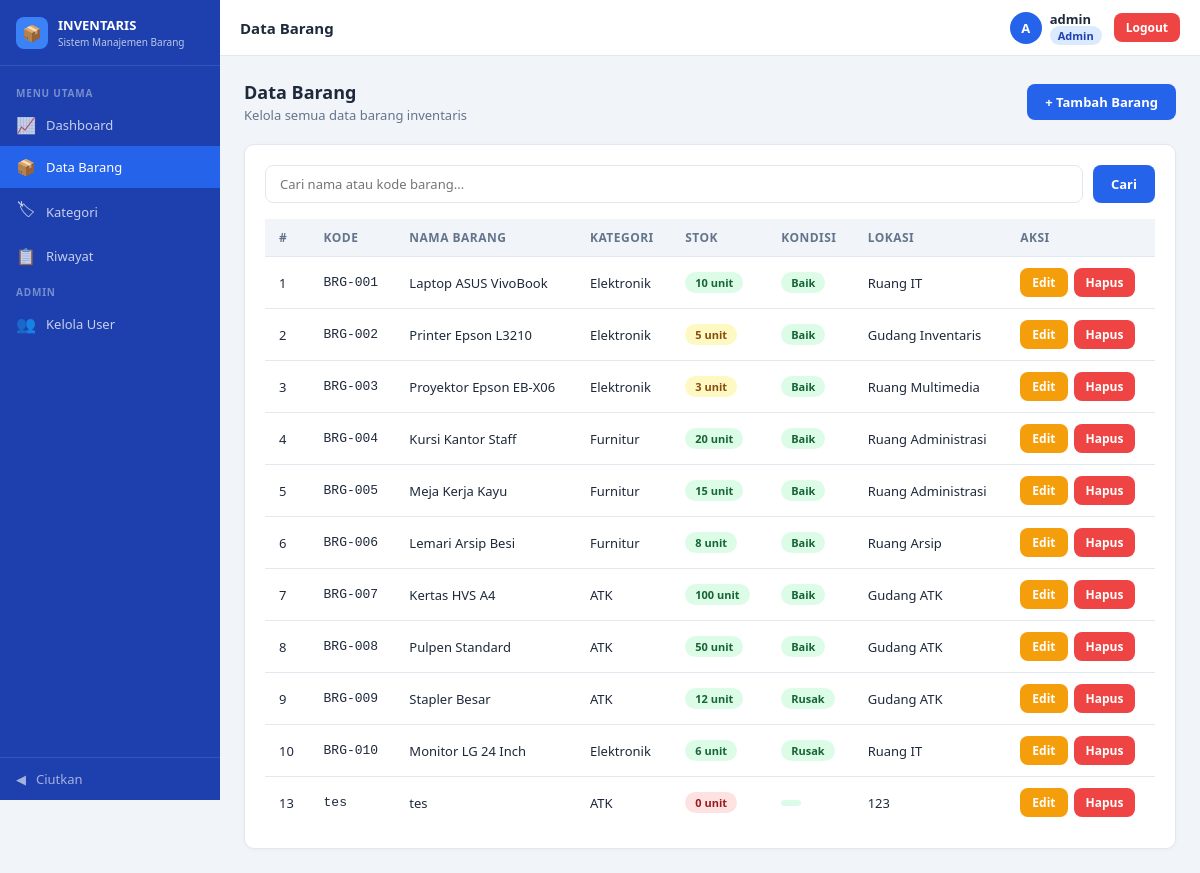
/admin/barang.php (signed in), run on the app's committed database.
### tables this page shows
CREATE TABLE `barang` (
  `id_barang` int(11) NOT NULL,
  `kode_barang` varchar(50) NOT NULL,
  `nama_barang` varchar(100) NOT NULL,
  `stok` int(11) NOT NULL,
  `satuan` varchar(50) NOT NULL DEFAULT 'pcs',
  `kondisi` enum('Baik','Rusak') NOT NULL,
  `lokasi` varchar(100) NOT NULL,
  `keterangan` text DEFAULT NULL,
  `tanggal_masuk` date NOT NULL,
  `id_kategori` int(11) NOT NULL,
  `id_user` int(11) NOT NULL,
  `created_at` timestamp NOT NULL DEFAULT current_timestamp(),
  `updated_at` timestamp NOT NULL DEFAULT current_timestamp()
);

CREATE TABLE `kategori` (
  `id_kategori` int(11) NOT NULL,
  `nama_kategori` varchar(100) NOT NULL,
  `deskripsi` text DEFAULT NULL
);

### admin/barang.php (the view, shortened to what this page needs)
<?php
require_once "../config/db.php";
$search = "";
if (isset($_GET['search'])){
    $search = $_GET['search'];
    $sql = "SELECT barang.*, kategori.nama_kategori FROM barang JOIN kategori ON barang.id_kategori = kategori.id_kategori WHERE nama_barang LIKE ? OR kode_barang LIKE ? ORDER BY id_barang ASC";
    $stmt = $conn->prepare($sql);
    $keyword = "%" . $search . "%";
    $stmt->bind_param("ss", $keyword, $keyword);
    $stmt->execute();
    $result = $stmt->get_result();
}else{
    $sql = "SELECT barang.*, kategori.nama_kategori FROM barang JOIN kategori ON barang.id_kategori = kategori.id_kategori ORDER BY id_barang ASC";
    $result = $conn->query($sql);
}
?>
<!DOCTYPE html>
<html lang="id">
<head>
    <link rel="stylesheet" href="assets/style.css">
</head>
<body>
<div class="sidebar" id="sidebar">
    <div class="sidebar-brand">
        <div class="brand-icon">&#128230;</div>
        <div class="brand-text">INVENTARIS<span>Sistem Manajemen Barang</span></div>
    </div>
    <nav class="sidebar-nav">
        <div class="nav-section-title">Menu Utama</div>
        <a href="dashboard.php" class="nav-item"><span class="nav-icon">&#128200;</span><span class="nav-label">Dashboard</span></a>
        <a href="barang.php" class="nav-item active"><span class="nav-icon">&#128230;</span><span class="nav-label">Data Barang</span></a>
        <a href="kategori.php" class="nav-item"><span class="nav-icon">&#127991;</span><span class="nav-label">Kategori</span></a>
        <a href="riwayat.php" class="nav-item"><span class="nav-icon">&#128203;</span><span class="nav-label">Riwayat</span></a>
        <div class="nav-section-title">Admin</div>
        <a href="user.php" class="nav-item"><span class="nav-icon">&#128101;</span><span class="nav-label">Kelola User</span></a>
    </nav>
    <div class="sidebar-toggle" onclick="toggleSidebar()">
        <span class="nav-icon" id="toggleIcon">&#9664;</span>
        <span class="nav-label">Ciutkan</span>
    </div>
</div>
<div class="header" id="mainHeader">
    <div class="header-title">Data Barang</div>
    <div class="header-right">
        <div class="user-info">
            <div class="user-avatar"><?php echo strtoupper(substr($_SESSION['user'], 0, 1)); ?></div>
            <div class="user-detail">
                <div class="user-name"><?php echo $_SESSION['user']; ?></div>
                <div class="user-role">
                    <span class="badge-role <?php echo $_SESSION['role']; ?>"><?php echo ucfirst($_SESSION['role']); ?></span>
                </div>
            </div>
        </div>
        <a href="login.php" class="btn btn-danger btn-sm">Logout</a>
    </div>
</div>
<div class="main-content" id="mainContent">
    <div class="page-header">
        <div>
            <h2>Data Barang</h2>
            <p>Kelola semua data barang inventaris</p>
        </div>
        <a href="barang-tambah.php" class="btn btn-primary">+ Tambah Barang</a>
    </div>
    <div class="card">
        <form class="search-bar" method="GET">
            <input type="text" name="search" placeholder="Cari nama atau kode barang..." value="<?php echo $search; ?>">
            <button type="submit" class="btn btn-primary">Cari</button>
        </form>
        <div class="table-wrapper">
            <table>
                <thead>
                    <tr>
                        <th>#</th>
                        <th>Kode</th>
                        <th>Nama Barang</th>
                        <th>Kategori</th>
                        <th>Stok</th>
                        <th>Kondisi</th>
                        <th>Lokasi</th>
                        <th>Aksi</th>
                    </tr>
                </thead>
                <tbody>
                    <?php if($result->num_rows > 0) { ?>
                        <?php while($barang = $result->fetch_assoc()) { ?>
                        <tr>
                            <td><?php echo $barang['id_barang']; ?></td>
                            <td>
                                <code>
                                    <?php echo $barang['kode_barang']; ?>
                                </code>
                            </td>
                            <td><?php echo $barang['nama_barang']; ?></td>
                            <td><?php echo $barang['nama_kategori']; ?></td>
                            <td>
                                <?php
                                if ($barang['stok'] > 5){
                                    $badge = "success";
                                }elseif ($barang['stok'] > 0){
                                    $badge = "warning";
                                }else{
                                    $badge = "danger";
                                }
                                ?>
                                <span class="badge badge-<?php echo $badge; ?>">
                                    <?php echo $barang['stok']; ?> unit
                                </span>
                            </td>
                            <td>
                                <?php
                                $kondisi_class = "success";
                                ?>
                                <span class="badge badge-<?php echo $kondisi_class; ?>">
                                    <?php echo $barang['kondisi']; ?>
                                </span>
                            </td>
                            <td><?php echo $barang['lokasi']; ?></td>
                            <td>
                                <div class="action-btns">
                                    <a href="barang-edit.php?id=<?php echo $barang['id_barang']; ?>"
                                    class="btn btn-warning btn-sm">
                                    Edit
                                    </a>
                                    <a href="../scripts/hapusbarang.php?id=<?php echo $barang['id_barang']; ?>"
                                    class="btn btn-danger btn-sm"
                                    onclick="return confirm('Yakin hapus barang ini?')">
                                    Hapus
                                    </a>
                                </div>
                            </td>
                        </tr>
                        <?php } ?>
                    <?php } ?>
                </tbody>
            </table>
        </div>
    </div>
</div>
</body>
</html>

### data on the page
barang: id_barang "1", kode_barang "BRG-001", nama_barang "Laptop ASUS VivoBook", id_kategori.nama_kategori "Elektronik", stok "10", kondisi "Baik", lokasi "Ruang IT"
barang: id_barang "2", kode_barang "BRG-002", nama_barang "Printer Epson L3210", id_kategori.nama_kategori "Elektronik", stok "5", kondisi "Baik", lokasi "Gudang Inventaris"
barang: id_barang "3", kode_barang "BRG-003", nama_barang "Proyektor Epson EB-X06", id_kategori.nama_kategori "Elektronik", stok "3", kondisi "Baik", lokasi "Ruang Multimedia"
barang: id_barang "4", kode_barang "BRG-004", nama_barang "Kursi Kantor Staff", id_kategori.nama_kategori "Furnitur", stok "20", kondisi "Baik", lokasi "Ruang Administrasi"
barang: id_barang "5", kode_barang "BRG-005", nama_barang "Meja Kerja Kayu", id_kategori.nama_kategori "Furnitur", stok "15", kondisi "Baik", lokasi "Ruang Administrasi"
barang: id_barang "6", kode_barang "BRG-006", nama_barang "Lemari Arsip Besi", id_kategori.nama_kategori "Furnitur", stok "8", kondisi "Baik", lokasi "Ruang Arsip"
barang: id_barang "7", kode_barang "BRG-007", nama_barang "Kertas HVS A4", id_kategori.nama_kategori "ATK", stok "100", kondisi "Baik", lokasi "Gudang ATK"
barang: id_barang "8", kode_barang "BRG-008", nama_barang "Pulpen Standard", id_kategori.nama_kategori "ATK", stok "50", kondisi "Baik", lokasi "Gudang ATK"
barang: id_barang "9", kode_barang "BRG-009", nama_barang "Stapler Besar", id_kategori.nama_kategori "ATK", stok "12", kondisi "Rusak", lokasi "Gudang ATK"
barang: id_barang "10", kode_barang "BRG-010", nama_barang "Monitor LG 24 Inch", id_kategori.nama_kategori "Elektronik", stok "6", kondisi "Rusak", lokasi "Ruang IT"
barang: id_barang "13", kode_barang "tes", nama_barang "tes", id_kategori.nama_kategori "ATK", stok "0", lokasi "123"

### other printed values
substr($_SESSION['user'], 0, 1) "A"
$_SESSION['user'] "admin"
$_SESSION['role'] "Admin"
